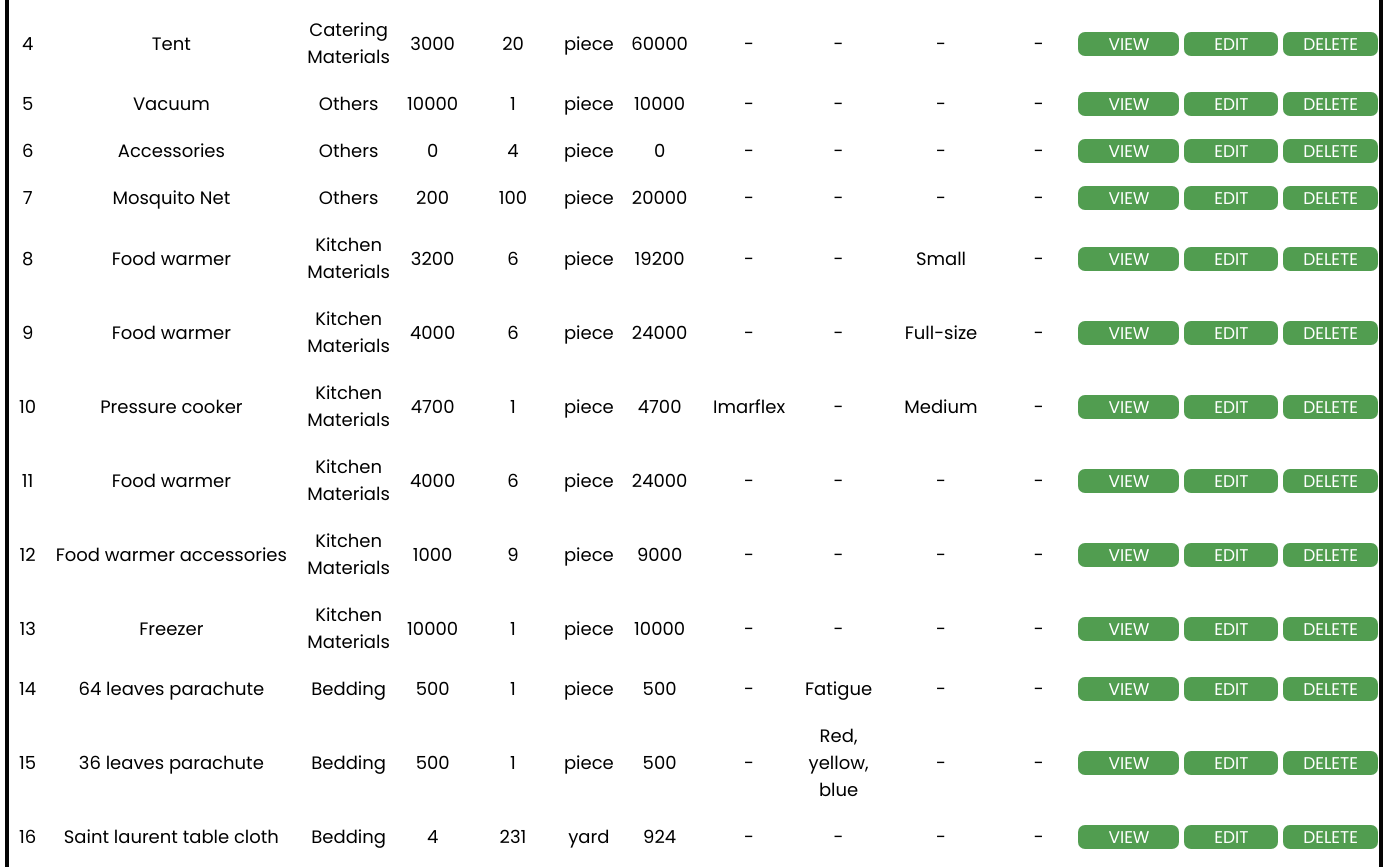
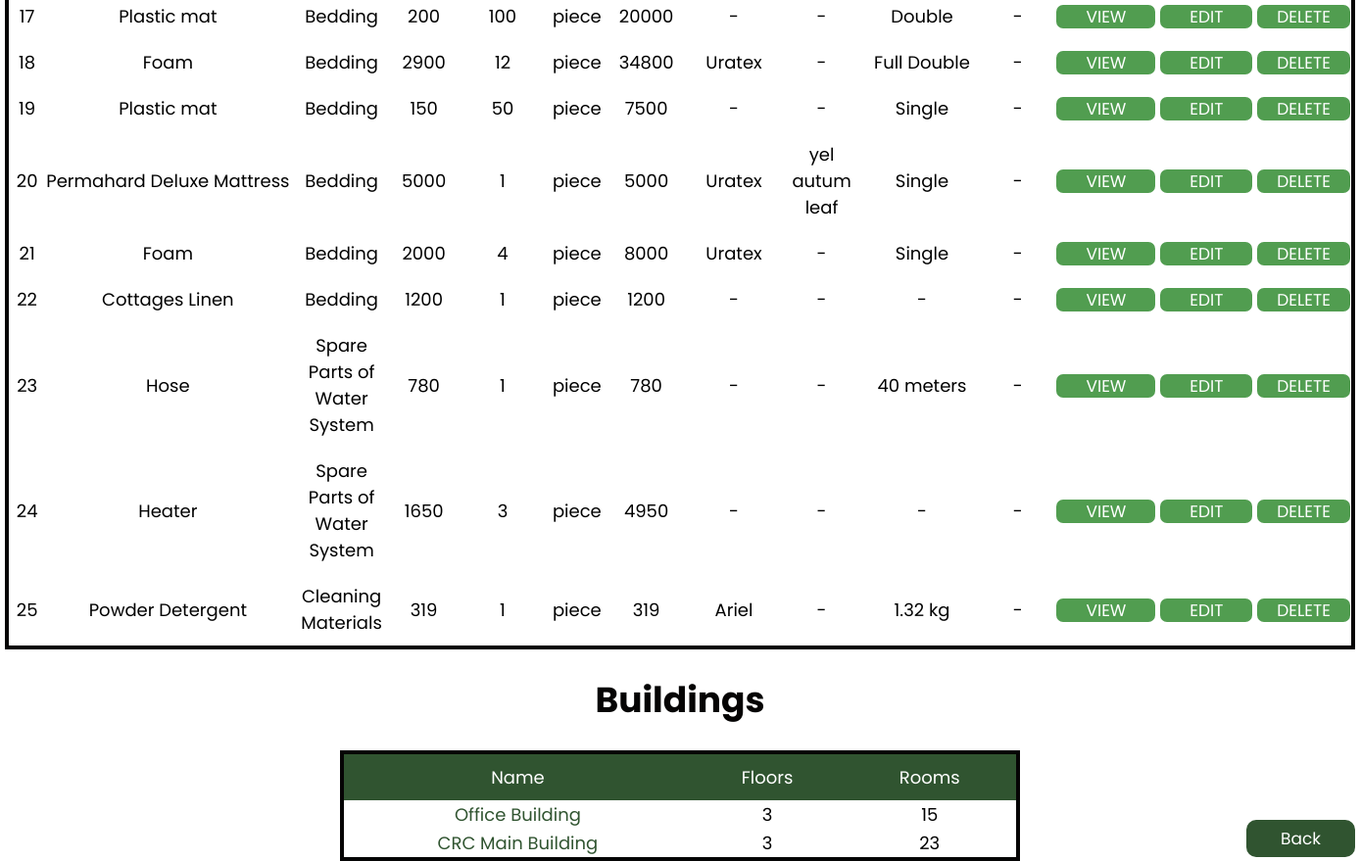
The page /inventory.php (signed in, lower part) on the database as committed earlier (2 pictures, top to bottom).
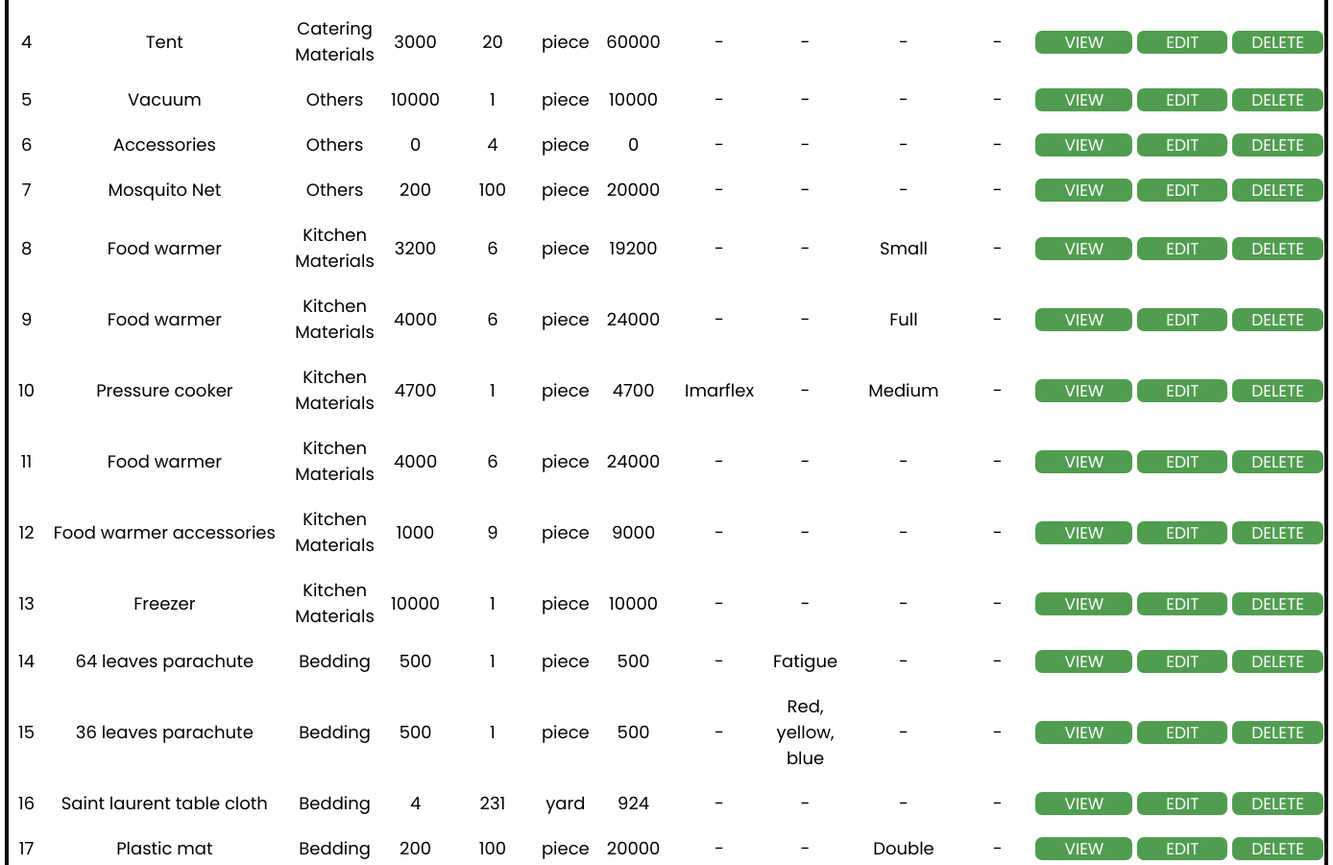
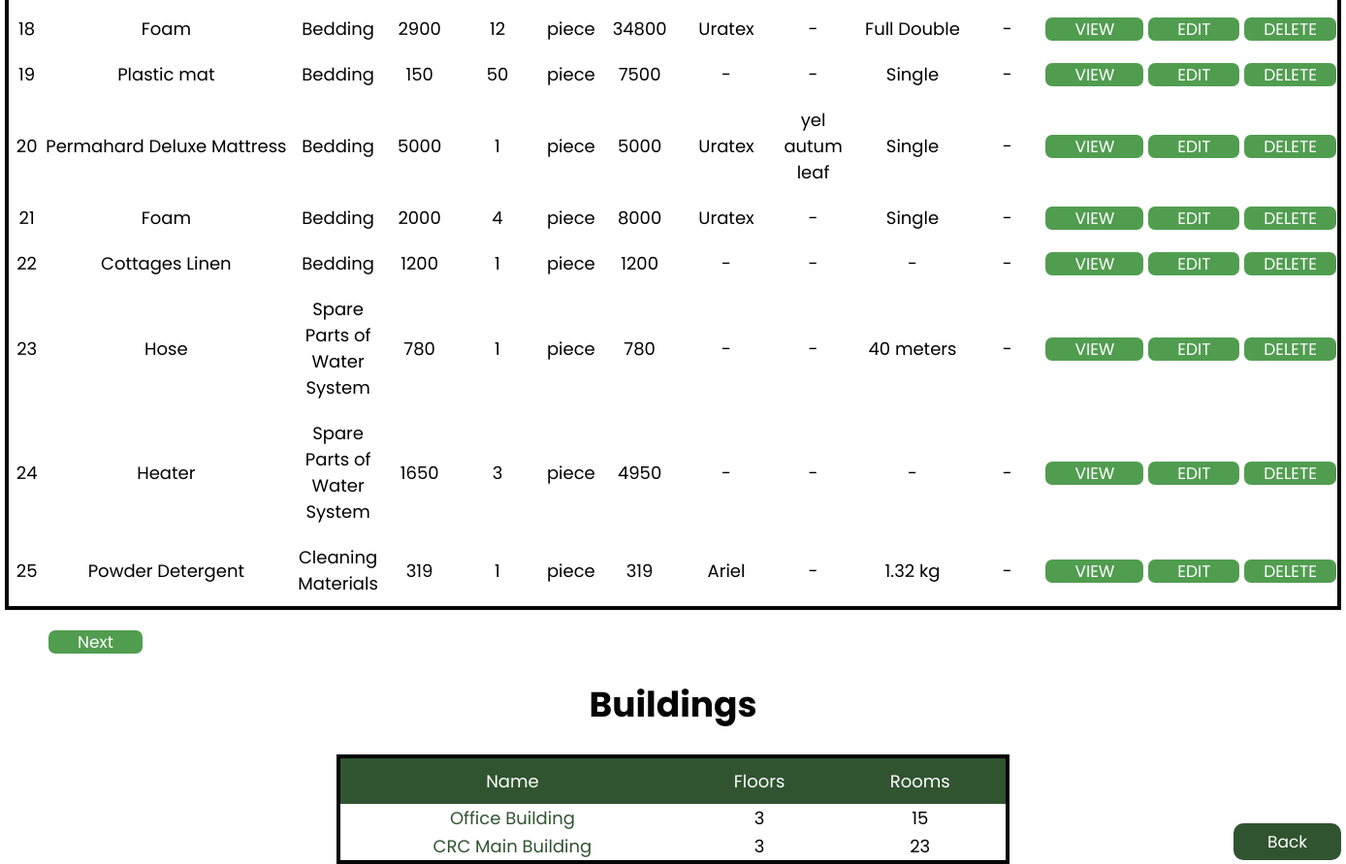
The same page on the database as committed later (2 pictures, top to bottom).
### tables this page shows
CREATE TABLE `inventory` (
  `id` int(10) NOT NULL AUTO_INCREMENT,
  `product_name` varchar(100) NOT NULL,
  `category` varchar(30) NOT NULL,
  `price` int(20) NOT NULL,
  `unit` varchar(20) NOT NULL,
  `quantity` int(11) NOT NULL,
  `condition_new` int(10) NOT NULL,
  `condition_good` int(10) NOT NULL,
  `condition_bad` int(10) NOT NULL,
  `brand` varchar(50) NOT NULL,
  `color` varchar(20) NOT NULL,
  `size` varchar(20) NOT NULL,
  `shape` varchar(20) NOT NULL,
  `life` varchar(20) NOT NULL,
  `total` int(20) NOT NULL,
  `user` varchar(100) NOT NULL,
  `date` date NOT NULL,
  `building` int(20) NOT NULL,
  `floor` int(11) NOT NULL,
  `room` int(20) NOT NULL,
  `remarks` varchar(1000) NOT NULL,
  PRIMARY KEY (`id`)
);

### display_items.php (the view, shortened to what this page needs)
<?php
include 'connect.php';
$search = isset($_GET['search']) ? $_GET['search'] : '';
$searchTerms = explode(' ', $search);
$searchConditions = array();
foreach ($searchTerms as $term) {
    $term = mysqli_real_escape_string($conn, $term);
    $searchConditions[] = "(inventory.product_name LIKE '%$term%'
                           OR inventory.category LIKE '%$term%'
                           OR inventory.brand LIKE '%$term%'
                           OR inventory.color LIKE '%$term%'
                           OR inventory.size LIKE '%$term%'
                           OR inventory.shape LIKE '%$term%')";
}
$whereClause = implode(" AND ", $searchConditions);
$order = isset($_GET['order']) ? $_GET['order'] : 'ID';
$recordsPerPage = 25;
$page = isset($_GET['page1']) ? $_GET['page1'] : 1;
$offset = ($page - 1) * $recordsPerPage;
if ($order == 'ID') {
    $sql = "SELECT inventory.*, building.name AS building, room.name AS room,
       FORMAT(total, 2) AS 'Formatted Total',
       FORMAT(price, 2) AS 'Formatted Price',
       DATE_FORMAT(date, '%M %e, %Y') AS 'Formatted Date'
FROM inventory
LEFT JOIN building ON inventory.building = building.id
LEFT JOIN room ON inventory.room = room.id
WHERE $whereClause
ORDER BY inventory.id
LIMIT $recordsPerPage OFFSET $offset";
}
$countQuery = "SELECT COUNT(*) AS total FROM inventory";
$countResult = $conn->query($countQuery);
$totalRecords = $countResult->fetch_assoc()['total'];
$totalPages = ceil($totalRecords / $recordsPerPage);
$result = mysqli_query($conn, $sql);
if ($result->num_rows > 0) {
    while ($row = $result->fetch_assoc()) {
        echo '<tr>';
        echo '<td>' . $row['id'] . '</td>';
        echo '<td style="white-space: nowrap;">' . $row['product_name'] . '</td>';
        echo '<td style="padding: 10px;">' . $row['category'] . '</td>';
        echo '<td>' . $row['price'] . '</td>';
        echo '<td style="padding: 5px;">' . $row['quantity'] . '</td>';
        echo '<td>' . $row['unit'] . '</td>';
        echo '<td style="padding: 10px;">' . $row['total'] . '</td>';
        echo '<td style="padding: 10px; white-space: nowrap;">' . $row['brand'] . '</td>';
        echo '<td style="padding: 10px;">' . $row['color'] . '</td>';
        echo '<td style="padding: 10px; white-space: nowrap;">' . $row['size'] . '</td>';
        echo '<td>' . $row['shape'] . '</td>';
        echo '<td style="white-space: nowrap;"><a style="text-decoration:none" class="button" href="viewinventory.php?id=' . $row['id'] . '">VIEW</a>
                    <a style="text-decoration:none" class="button" href="editinventory.php?id=' . $row['id'] . '">EDIT</a>
                    <a style="text-decoration:none" class="button1" href="deleteinventoryconfirmation.php?id=' . $row['id'] . '">DELETE</a>
                    ';
        echo '</tr>';
    }
} else {
    echo '<tr><td colspan="11">No results found.</td></tr>';
}

### inventory.php (shortened to what this page needs)
<!DOCTYPE html>
<html lang="en">
<head>
    <link rel="stylesheet" type="text/css" href="css/inventory.css">
    <link rel="stylesheet" href="css/footer.css">
    <?php
    $username = $_SESSION['username'];
    if ($_SESSION['username']) {
        if ($username == 'superadmin1' || $username == 'superadmin2') {
            include 'header_superadmin.php';
        } else if ($username == 'admin') {
            include 'header_admin.php';
        } else {
            include 'header.php';
        }
    } else {
        header("Location: index.php");
    } ?>
</head>
<body>
    <table border="1">
        <?php include 'display_items.php'; ?>
    </table>
    <?php
    $nextPage = $page + 1;
    $hasMoreRecords = $nextPage <= $totalPages;
    if ($hasMoreRecords) {
        echo '<a style="text-decoration:none; margin-left:50px" class="button2" href="?page1=' . $nextPage . '&page=' . $page . '">Next</a>';
    }
    ?>
    <h1 class="font dashboard">Buildings</h1>
    <table border="1" class="table2">
        <tr>
            <th>Name</th>
            <th>Floors</th>
            <th>Rooms</th>
        </tr>
        <?php include 'display_building.php'; ?>
    </table>
    <div class="backpos">
        <footer>
            <a style="text-decoration:none" href="dashboard.php" class="back">Back</a>
        </footer>
    </div>
</body>
</html>

Rows that differ between the two databases and show on the page:
changed inventory id 9: size "Full-size" → "Full"
Other text that changed with them:
text now shown: "Next"
